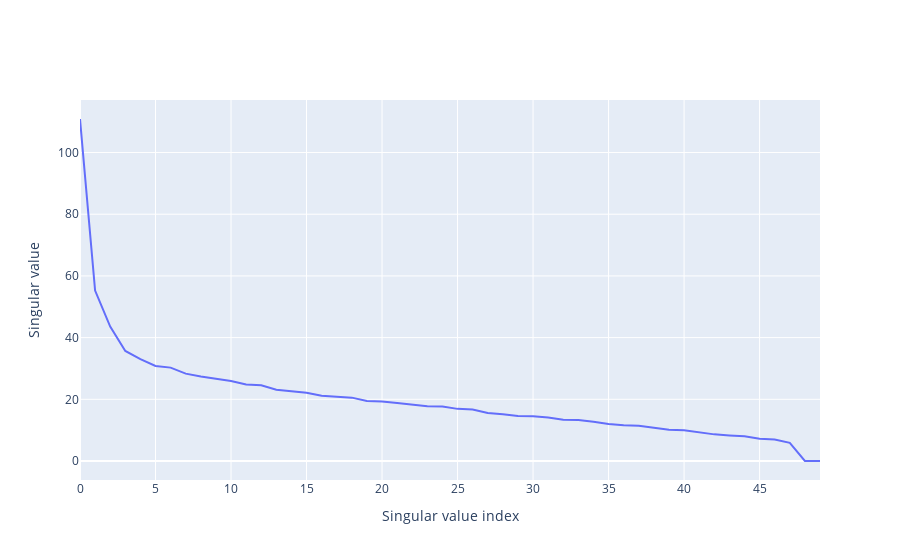
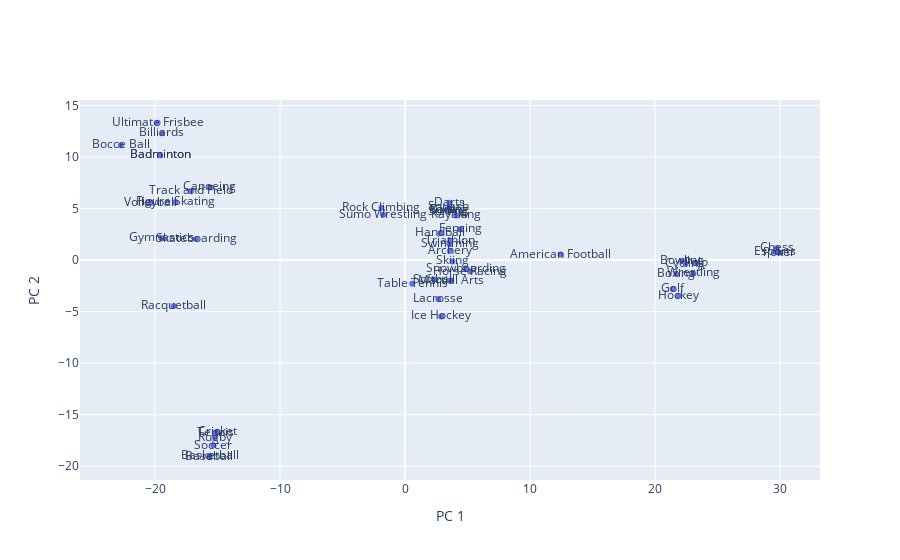

Notebook code for these charts, in order:
### Code cell
layer = 5
plot_svd_result(
    examples=[p.split(": ")[-1] for p in prompts],
    U=directions[layer][0],
    S=directions[layer][1],
)

### Figure 1 — Plotly figure (JSON) as saved in the notebook; plotly's stock layout.template omitted (floating-point values rounded to 4 significant figures)
{"data": [{"mode": "lines", "type": "scatter", "y": [110.9, 55.25, 43.59, 35.69, 33.02, 30.83, 30.28, 28.32, 27.37, 26.75, 25.94, 24.79, 24.53, 23.08, 22.5, 22.14, 21.12, 20.89, 20.55, 19.49, 19.28, 18.81, 18.31, 17.76, 17.68, 16.9, 16.7, 15.56, 15.13, 14.57, 14.52, 14.09, 13.38, 13.26, 12.73, 12.0, 11.6, 11.45, 10.75, 10.13, 9.939, 9.27, 8.634, 8.305, 8.014, 7.196, 6.956, 5.884, 2.643e-05, 2.105e-05]}], "layout": {"xaxis": {"title": {"text": "Singular value index"}}, "yaxis": {"title": {"text": "Singular value"}}}}

### Figure 2 — Plotly figure (JSON) as saved in the notebook; plotly's stock layout.template omitted (floating-point values rounded to 4 significant figures)
{"data": [{"mode": "markers+text", "text": ["Soccer", "Basketball", "Baseball", "Tennis", "Cricket", "Rugby", "Golf", "Hockey", "Volleyball", "Badminton", "Table Tennis", "Swimming", "Track and Field", "Cycling", "Boxing", "Martial Arts", "Wrestling", "Gymnastics", "Skateboarding", "Surfing", "Skiing", "Snowboarding", "Figure Skating", "Ice Hockey", "Lacrosse", "Handball", "Bowling", "Darts", "Billiards", "Squash", "Racquetball", "Polo", "Fencing", "Archery", "Horse Racing", "Rowing", "Kayaking", "Canoeing", "Sailing", "Triathlon", "Badminton", "Softball", "American Football", "Sumo Wrestling", "Chess", "Poker", "Esports", "Ultimate Frisbee", "Rock Climbing", "Bocce Ball"], "type": "scatter", "x": [-15.33, -15.61, -15.66, -15.2, -15.04, -15.2, 21.4, 21.89, -20.33, -19.59, 0.5677, 3.561, -17.12, 22.43, 21.7, 3.633, 23.06, -19.49, -16.72, 3.466, 3.788, 4.836, -18.39, 2.893, 2.662, 2.818, 22.14, 3.542, -19.45, 3.505, -18.53, 23.25, 4.406, 3.573, 5.209, 3.528, 4.108, -15.61, 3.47, 3.61, -19.59, 2.304, 12.43, -1.752, 29.72, 29.93, 29.63, -19.79, -1.895, -22.74], "y": [-17.99, -18.99, -19.13, -16.8, -16.66, -17.23, -2.794, -3.459, 5.583, 10.19, -2.303, 1.552, 6.683, -0.3471, -1.352, -1.986, -1.292, 2.117, 2.047, 4.693, -0.1264, -0.8252, 5.627, -5.467, -3.799, 2.61, -0.07159, 5.565, 12.32, 5.112, -4.449, -0.2634, 2.995, 0.8948, -1.11, 4.817, 4.341, 7.052, 4.867, 1.896, 10.19, -1.881, 0.5385, 4.407, 1.156, 0.7119, 0.8006, 13.33, 5.078, 11.16]}], "layout": {"xaxis": {"title": {"text": "PC 1"}}, "yaxis": {"title": {"text": "PC 2"}}}}
